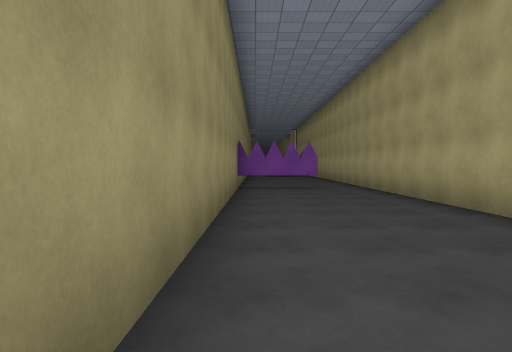
view 1 (above)

13 first-person views from a walk through a Unity game level. The camera is 1.4 m above the floor, tilts 2° down and sees 75° across. The floor is counted in squares, 2 m on a side. Each view is taken from the middle of a square. On the plan, view 1 faces up. The plan holds only what a view shows up to about 10 squares ahead; the rest is blank. The place goes on beyond the plan. The player is left out. Surface patterns are stand-ins for the level's own textures.

view 2
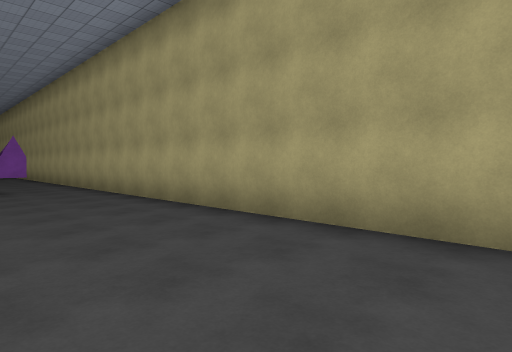

view 3
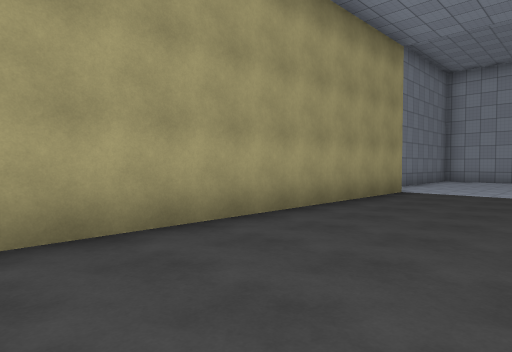

view 4
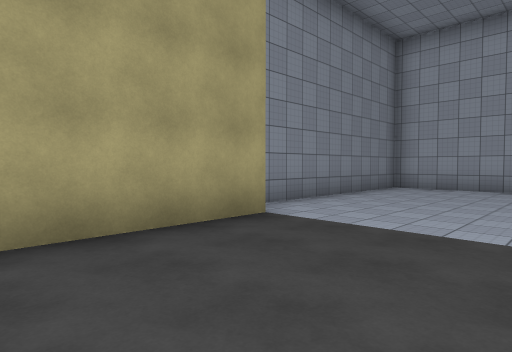

view 5
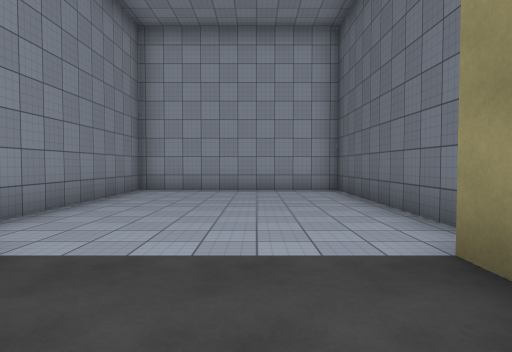

view 6
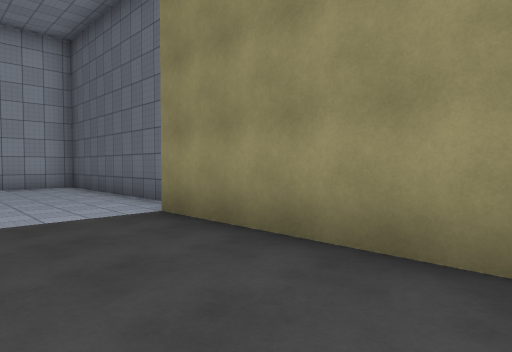

view 7
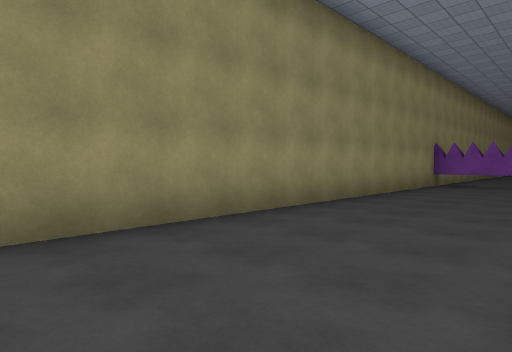

view 8
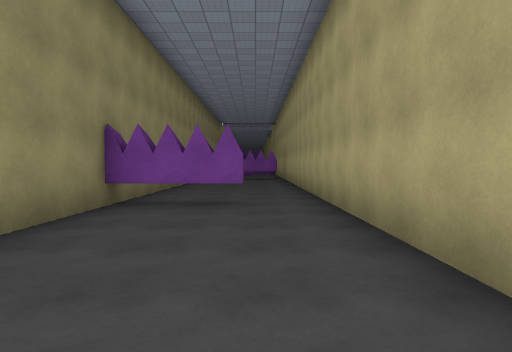

view 9
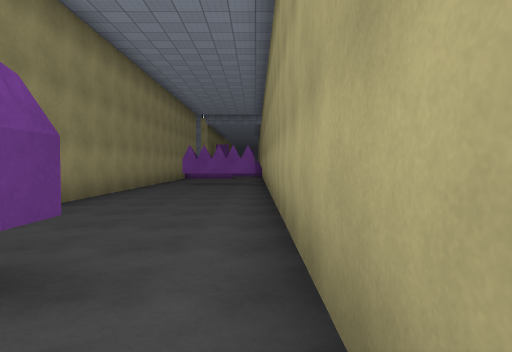

view 10
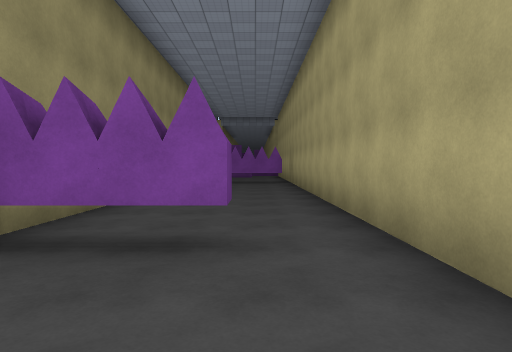

view 11
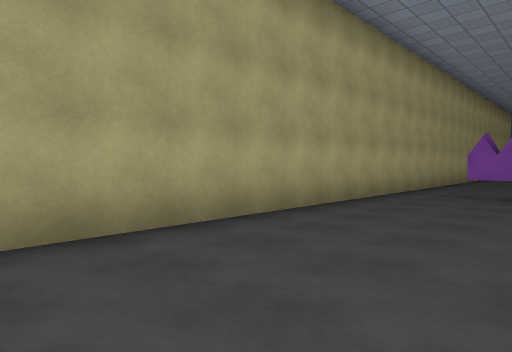

view 12
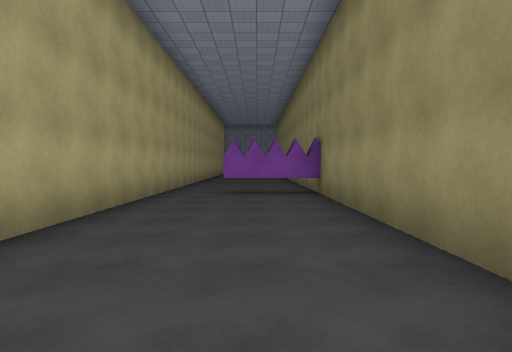

view 13
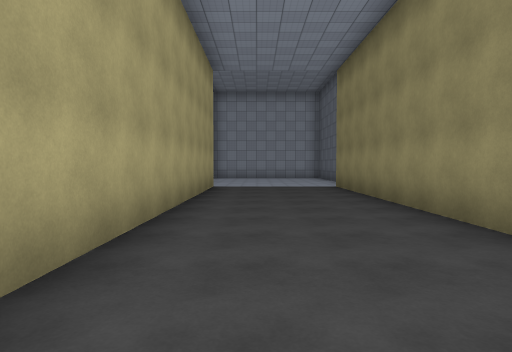

### Floor plan
Key: @ floor where view 1 was taken; # wall or solid block; . floor.
Columns run from 2 left of view 1 to 5 right of it. Each row starts with its distance up from view 1.
 18  #....#
 17  #....#
 16  #....#
 15  #....#
 14  #....#
 13  #....#
 12  #....#
 11  #....#
 10  ###..#
  9  #....#
  8  #....#
  7  #....#
  6  #....#
  5  #....#
  4  #....#
  3  #....#
  2  #....#
  1  #....#
  0  #@...#
 -1  #....#
 -2  #....#
 -3  #....#
 -4  #....#
 -5  #....#
 -6  #....#
 -7  ......
 -8 #......#
 -9 #......#
-10 #......#
-11 #......#
-12 #......#
-13 ########

Where each view was taken, in squares from view 1:
view 1: 0 up, 0 right, facing up
view 2: 0 up, 0 right, facing up-right
view 3: 2 up, 0 right, facing down-right
view 4: 3 down, 0 right, facing down-right
view 5: 4 down, 1 right, facing down
view 6: 2 down, 2 right, facing down-left
view 7: 2 down, 3 right, facing up-left
view 8: 4 up, 2 right, facing up
view 9: 8 up, 3 right, facing up
view 10: 7 up, 2 right, facing up
view 11: 18 up, 0 right, facing down-right
view 12: 18 up, 1 right, facing down
view 13: 4 up, 2 right, facing down
